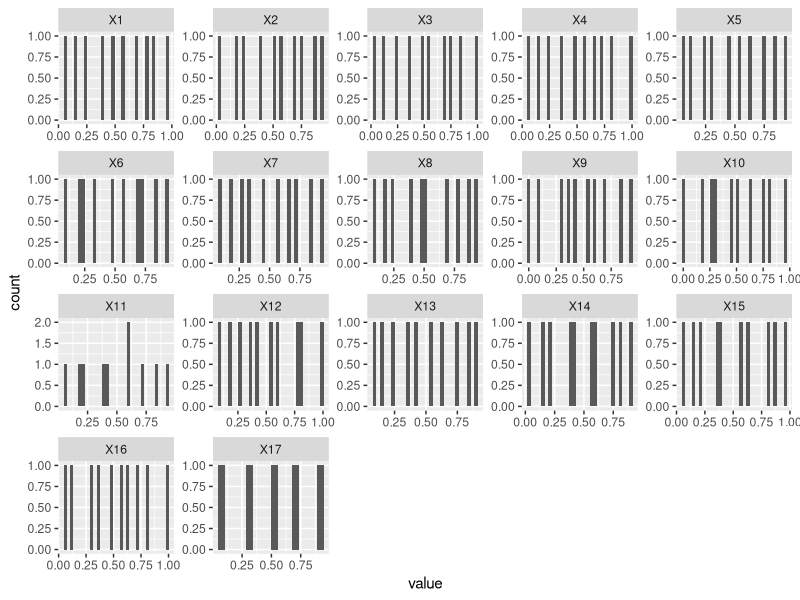
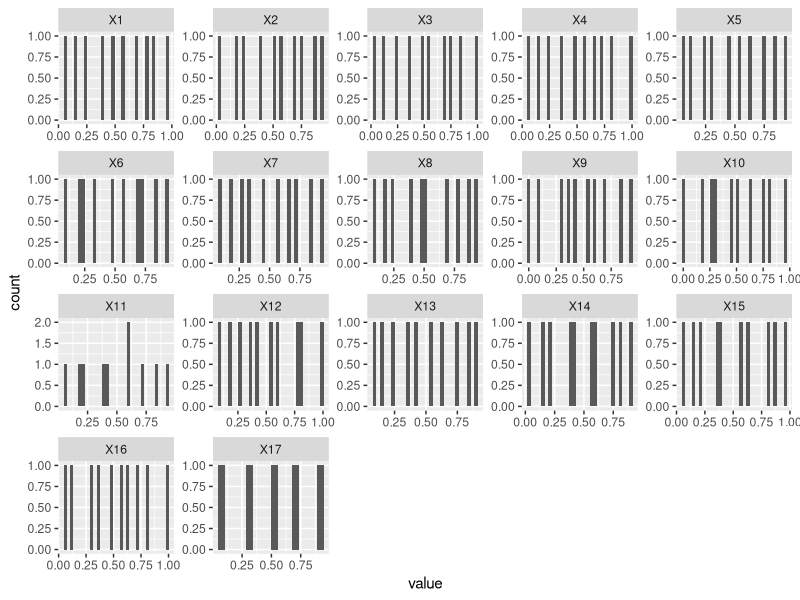

Reproduce these figures in R, in order.
#Lets load the lhs library
library(lhs)
library(ggplot2)
library(reshape)

#We will use the optimum lhs algorithm
#see http://rss.acs.unt.edu/Rdoc/library/lhs/html/optimumLHS.html

#Model design parameters
numberOfExperiments = 10	# How many experiments can we afford ?
numberOfParameters = 17

#Algorithm settings
maxSweeps=20	 		# The maximum number of times the algorithm may iterate ?
eps=.1				# The optimal stopping criterion

#we need to put the matrix in a data frame, so it gets headers etc, so we can work with it.
lhs=data.frame(optimumLHS(numberOfExperiments, numberOfParameters, maxSweeps, eps))

#make a histogram of each variable.
#We will do this to visualy inspect the uniformity of the data.

#We need to put the data in a two columns [ variable, value], or [X1, 0.223], so that we can plot it.
lhsMelt = melt(lhs)

#We will use 30 bins for each histogram
simpleHistogram = ggplot(data=lhsMelt, aes(x=value)) + geom_histogram(binwidth = 0.03) + facet_wrap(~ variable, scales="free") 
print(simpleHistogram)
ggsave(simpleHistogram, file="ExperimentDistributionHistogram.png") 



#Now we must scale the sample values so that we get paramter values out.
#LSH gives you numbers from [0 1]
#There are a few ways to do this.
#
# The seven parameters that need to be taken into account for experiment 1:
# 1. The belief tree aims (3 profiles) - 1 of 3
# 2. The affiliation weight 1 - from 0.7 to 0.8
# 3. The affiliation weight 2 - from 0.8 to 0.9
# 4. The affiliation weight 3 - from 0.9 to 1.0
# 5. The affiliation distribution 1 - from 25 to 50
# 6. The affiliation distribution 2 - from 25 to 50
# 7. The elecorate influence on policymakers - from 0.001 to 0.010
# 8. The resource potency parameter - from 1 to 10
# 9. The resource weight action - from 0.05 to 0.20
# 10. The trust decay coefficient - from 0.01-0.10
# 11. The conflict level coefficient 1 - from 0.7 to 0.8
# 12. The conflict level coefficient 2 - from 0.8 to 0.9
# 13. The conflict level coefficient 3 - from 0.9 to 1.0
# 14. The team gap in belief - from 0.6 to 1.0
# 15. The team gap in closeness of problem - fom 0.2 to 0.7
# 16. The team gap in closeness of policy - from 0.2 to 0.7
# 17. The ACF threshold - from 0.15 to 0.55

# 1. The belief tree aims
#partitions1=3
# we count backwards to avoid overwriting the values we already set to 1.
#for (i in partitions1:0) {
#  lhs$X1[which(lhs$X1 > (i-1)/partitions1 & lhs$X1 <= i/partitions1)] = i
#}
lhs$X1 = 1

# 2. The affiliation weight 1
lhs$X2 = 0.7

# 3. The affiliation weight 2
lhs$X3 = 0.8

# 4. The affiliation weight 3
lhs$X4 = 0.9

# 5. The affiliation distribution 1
lhs$X5 = 33
#lhs$X5 = 1+lhs$X5*49

# 6. The affiliation distribution 2
lhs$X6 = 0

# 7. The elecorate influence on policymakers
#lhs$X7 = 0.001+lhs$X7*0.009
lhs$X7 = 0.001

# 8. The resource potency parameter
lhs$X8 = 1+lhs$X8*9
#lhs$X8 = 1

# 9. The resource weight action
#lhs$X9 = 0.05+lhs$X9*0.15
lhs$X9 = 0.1

# 10. The trust decay coefficient - from 0.01-0.10
#lhs$X10 = 0.01+lhs$X10*0.09
lhs$X10 = 0.05

# 11. The conflict level coefficient 1 - from 0.7 to 0.8
#lhs$X11 = 0.7+lhs$X11*0.1
lhs$X11 = 0.7

# 12. The conflict level coefficient 2 - from 0.8 to 0.9
#lhs$X12 = 0.8+lhs$X12*0.1
lhs$X12 = 0.8

# 13. The conflict level coefficient 3 - from 0.9 to 1.0
#lhs$X13 = 0.9+lhs$X13*0.1
lhs$X13 = 0.9

# 14. The team gap in belief - from 0.6 to 1.0
#lhs$X14 = 0.6+lhs$X14*0.4
lhs$X14 = 0.8

# 15. The team gap in closeness of problem - fom 0.2 to 0.7
#lhs$X15 = 0.2+lhs$X15*0.5
lhs$X15 = 0.5

# 16. The team gap in closeness of policy - from 0.2 to 0.7
#lhs$X16 = 0.2+lhs$X16*0.5
lhs$X16 = 0.5

# 17. The ACF threshold - from 0.15 to 0.55
#lhs$X17 = 0.15+lhs$X17*0.4
lhs$X17 = 0.35

#1. our parameter value goes from [0  X]
#2. we have a base value and add a arange to it [x+0 x+y]
#3. a parameter is a boolean
#4. a parameter is a switch 1,2,3

#X1 whould be sweeped from [0 250]
#lhs$X1=lhs$X1*250

#X2 is swept from [300 350]
#lhs$X2=300+lhs$X2*50

#X3 is a boolean. If the sample value is below 0.5 is is TRUE, otherwise it is FALSE
#We ave to set the >= 0.5 first, otehrwise everything gets set to false.
#lhs$X3[which(lhs$X3 >= 0.5)] = "false"
#lhs$X3[which(lhs$X3 < 0.5)] = "true"

#x4 is a switch variable, having n possible values, 1,2,3...n We partition the [0 1] space into n parts, and test whether the value fall in, and assign a value to it.
#partitions=5

# we count backwards to avoid overwriting the values we already set to 1.
#for (i in partitions:1) {
#lhs$X4[which(lhs$X4 > (i-1)/partitions & lhs$X4 <= i/partitions)] = i
#}



#Now, lets save the data to a space separated file, no row or column names. 
#Note that we ARE NOT using CSV, as NetLogos file-read function expects space separated values
#You have to be careful when you read the experiment into NetLogo, to get the same order of parameters right.
write.table(lhs,file="Experiments_LHS_3.data",sep=",",row.names = FALSE,col.names = FALSE,quote = FALSE)

#This data file can be read into NetLogo and parameter values set up. See LhsExperiment.nlogo for a exampel how to do this.
